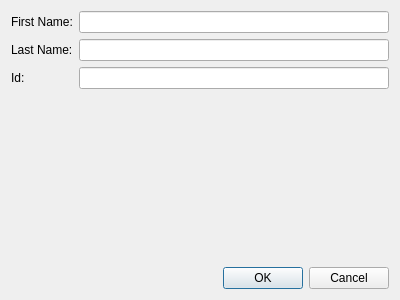
<?xml version="1.0" encoding="UTF-8"?>
<ui version="4.0">
 <class>AddItemDialog</class>
 <widget class="QDialog" name="AddItemDialog">
  <property name="geometry">
   <rect>
    <x>0</x>
    <y>0</y>
    <width>400</width>
    <height>300</height>
   </rect>
  </property>
  <property name="windowTitle">
   <string>Dialog</string>
  </property>
  <layout class="QVBoxLayout" name="verticalLayout">
   <item>
    <layout class="QFormLayout" name="formLayout">
     <item row="0" column="0">
      <widget class="QLabel" name="label">
       <property name="text">
        <string>First Name:</string>
       </property>
      </widget>
     </item>
     <item row="0" column="1">
      <widget class="QLineEdit" name="firstName"/>
     </item>
     <item row="1" column="0">
      <widget class="QLabel" name="label_2">
       <property name="text">
        <string>Last Name:</string>
       </property>
      </widget>
     </item>
     <item row="1" column="1">
      <widget class="QLineEdit" name="lastName"/>
     </item>
     <item row="2" column="0">
      <widget class="QLabel" name="label_3">
       <property name="text">
        <string>Id:</string>
       </property>
      </widget>
     </item>
     <item row="2" column="1">
      <widget class="QLineEdit" name="id"/>
     </item>
    </layout>
   </item>
   <item>
    <widget class="QDialogButtonBox" name="buttonBox">
     <property name="orientation">
      <enum>Qt::Horizontal</enum>
     </property>
     <property name="standardButtons">
      <set>QDialogButtonBox::Cancel|QDialogButtonBox::Ok</set>
     </property>
    </widget>
   </item>
  </layout>
 </widget>
 <resources/>
 <connections>
  <connection>
   <sender>buttonBox</sender>
   <signal>accepted()</signal>
   <receiver>AddItemDialog</receiver>
   <slot>accept()</slot>
   <hints>
    <hint type="sourcelabel">
     <x>248</x>
     <y>254</y>
    </hint>
    <hint type="destinationlabel">
     <x>157</x>
     <y>274</y>
    </hint>
   </hints>
  </connection>
  <connection>
   <sender>buttonBox</sender>
   <signal>rejected()</signal>
   <receiver>AddItemDialog</receiver>
   <slot>reject()</slot>
   <hints>
    <hint type="sourcelabel">
     <x>316</x>
     <y>260</y>
    </hint>
    <hint type="destinationlabel">
     <x>286</x>
     <y>274</y>
    </hint>
   </hints>
  </connection>
 </connections>
</ui>
